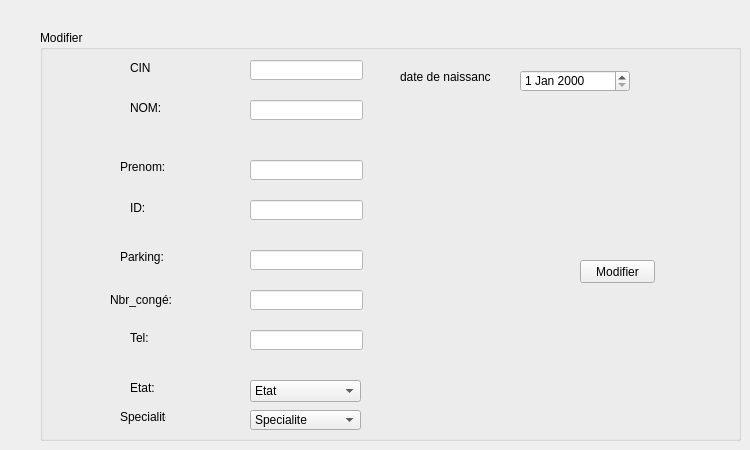
              <widget class="QWidget" name="tab_8">
               <attribute name="title">
                <string>Modifier Personnel</string>
               </attribute>
               <widget class="QGroupBox" name="groupBox_5">
                <property name="geometry">
                 <rect>
                  <x>40</x>
                  <y>30</y>
                  <width>701</width>
                  <height>411</height>
                 </rect>
                </property>
                <property name="styleSheet">
                 <string notr="true"/>
                </property>
                <property name="title">
                 <string>Modifier</string>
                </property>
                <widget class="QLabel" name="label_16">
                 <property name="geometry">
                  <rect>
                   <x>70</x>
                   <y>260</y>
                   <width>61</width>
                   <height>20</height>
                  </rect>
                 </property>
                 <property name="styleSheet">
                  <string notr="true"/>
                 </property>
                 <property name="text">
                  <string>Nbr_congé:</string>
                 </property>
                </widget>
                <widget class="QLabel" name="label_17">
                 <property name="geometry">
                  <rect>
                   <x>90</x>
                   <y>300</y>
                   <width>21</width>
                   <height>16</height>
                  </rect>
                 </property>
                 <property name="styleSheet">
                  <string notr="true"/>
                 </property>
                 <property name="text">
                  <string>Tel:</string>
                 </property>
                </widget>
                <widget class="QLineEdit" name="l_tel">
                 <property name="geometry">
                  <rect>
                   <x>210</x>
                   <y>300</y>
                   <width>113</width>
                   <height>20</height>
                  </rect>
                 </property>
                 <property name="styleSheet">
                  <string notr="true">background-color: rgb(255, 255, 255);</string>
                 </property>
                </widget>
                <widget class="QLabel" name="label_18">
                 <property name="geometry">
                  <rect>
                   <x>90</x>
                   <y>350</y>
                   <width>31</width>
                   <height>16</height>
                  </rect>
                 </property>
                 <property name="styleSheet">
                  <string notr="true"/>
                 </property>
                 <property name="text">
                  <string>Etat:</string>
                 </property>
                </widget>
                <widget class="QComboBox" name="cb_modifier">
                 <property name="geometry">
                  <rect>
                   <x>210</x>
                   <y>350</y>
                   <width>111</width>
                   <height>22</height>
                  </rect>
                 </property>
                 <item>
                  <property name="text">
                   <string>Etat</string>
                  </property>
                 </item>
                 <item>
                  <property name="text">
                   <string>celibataire</string>
                  </property>
                 </item>
                 <item>
                  <property name="text">
                   <string>en couple</string>
                  </property>
                 </item>
                 <item>
                  <property name="text">
                   <string>marie</string>
                  </property>
                 </item>
                 <item>
                  <property name="text">
                   <string>divorce</string>
                  </property>
                 </item>
                </widget>
                <widget class="QPushButton" name="pushButton_9">
                 <property name="geometry">
                  <rect>
                   <x>540</x>
                   <y>230</y>
                   <width>75</width>
                   <height>23</height>
                  </rect>
                 </property>
                 <property name="styleSheet">
                  <string notr="true"/>
                 </property>
                 <property name="text">
                  <string>Modifier</string>
                 </property>
                </widget>
                <widget class="QLabel" name="label_4">
                 <property name="geometry">
                  <rect>
                   <x>90</x>
                   <y>30</y>
                   <width>21</width>
                   <height>16</height>
                  </rect>
                 </property>
                 <property name="styleSheet">
                  <string notr="true"/>
                 </property>
                 <property name="text">
                  <string>CIN:</string>
                 </property>
                </widget>
                <widget class="QLabel" name="label_11">
                 <property name="geometry">
                  <rect>
                   <x>90</x>
                   <y>70</y>
                   <width>31</width>
                   <height>16</height>
                  </rect>
                 </property>
                 <property name="styleSheet">
                  <string notr="true"/>
                 </property>
                 <property name="text">
                  <string>NOM:</string>
                 </property>
                </widget>
                <widget class="QLabel" name="label_14">
                 <property name="geometry">
                  <rect>
                   <x>80</x>
                   <y>130</y>
                   <width>47</width>
                   <height>14</height>
                  </rect>
                 </property>
                 <property name="styleSheet">
                  <string notr="true"/>
                 </property>
                 <property name="text">
                  <string>Prenom:</string>
                 </property>
                </widget>
                <widget class="QLabel" name="label_15">
                 <property name="geometry">
                  <rect>
                   <x>90</x>
                   <y>170</y>
                   <width>31</width>
                   <height>16</height>
                  </rect>
                 </property>
                 <property name="styleSheet">
                  <string notr="true"/>
                 </property>
                 <property name="text">
                  <string>ID:</string>
                 </property>
                </widget>
                <widget class="QLabel" name="label_19">
                 <property name="geometry">
                  <rect>
                   <x>80</x>
                   <y>220</y>
                   <width>47</width>
                   <height>14</height>
                  </rect>
                 </property>
                 <property name="styleSheet">
                  <string notr="true"/>
                 </property>
                 <property name="text">
                  <string>Parking:</string>
                 </property>
                </widget>
                <widget class="QLineEdit" name="l_CIN">
                 <property name="geometry">
                  <rect>
                   <x>210</x>
                   <y>30</y>
                   <width>113</width>
                   <height>20</height>
                  </rect>
                 </property>
                 <property name="styleSheet">
                  <string notr="true">background-color: rgb(255, 255, 255);</string>
                 </property>
                </widget>
                <widget class="QLineEdit" name="l_nom">
                 <property name="geometry">
                  <rect>
                   <x>210</x>
                   <y>70</y>
                   <width>113</width>
                   <height>20</height>
                  </rect>
                 </property>
                 <property name="styleSheet">
                  <string notr="true">background-color: rgb(255, 255, 255);</string>
                 </property>
                </widget>
                <widget class="QLineEdit" name="l_prenom">
                 <property name="geometry">
                  <rect>
                   <x>210</x>
                   <y>130</y>
                   <width>113</width>
                   <height>20</height>
                  </rect>
                 </property>
                 <property name="styleSheet">
                  <string notr="true">background-color: rgb(255, 255, 255);</string>
                 </property>
                </widget>
                <widget class="QLineEdit" name="l_id_emp">
                 <property name="geometry">
                  <rect>
                   <x>210</x>
                   <y>170</y>
                   <width>113</width>
                   <height>20</height>
                  </rect>
                 </property>
                 <property name="styleSheet">
                  <string notr="true">background-color: rgb(255, 255, 255);</string>
                 </property>
                </widget>
                <widget class="QLineEdit" name="l_parking_emp">
                 <property name="geometry">
                  <rect>
                   <x>210</x>
                   <y>220</y>
                   <width>113</width>
                   <height>20</height>
                  </rect>
                 </property>
                 <property name="styleSheet">
                  <string notr="true">background-color: rgb(255, 255, 255);</string>
                 </property>
                </widget>
                <widget class="QLineEdit" name="l_nbr_conge">
                 <property name="geometry">
                  <rect>
                   <x>210</x>
                   <y>260</y>
                   <width>113</width>
                   <height>20</height>
                  </rect>
                 </property>
                 <property name="styleSheet">
                  <string notr="true">background-color: rgb(255, 255, 255);</string>
                 </property>
                </widget>
                <widget class="QLabel" name="label_13">
                 <property name="geometry">
                  <rect>
                   <x>80</x>
                   <y>380</y>
                   <width>46</width>
                   <height>14</height>
                  </rect>
                 </property>
                 <property name="text">
                  <string>Specialite</string>
                 </property>
                </widget>
                <widget class="QComboBox" name="cb_genre_modifier">
                 <property name="geometry">
                  <rect>
                   <x>210</x>
                   <y>380</y>
                   <width>111</width>
                   <height>20</height>
                  </rect>
                 </property>
                 <item>
                  <property name="text">
                   <string>Specialite</string>
                  </property>
                 </item>
                 <item>
                  <property name="text">
                   <string>Monteur pneumatique</string>
                  </property>
                 </item>
                 <item>
                  <property name="text">
                   <string>Electricien</string>
                  </property>
                 </item>
                 <item>
                  <property name="text">
                   <string>Nouvel élément</string>
                  </property>
                 </item>
                </widget>
                <widget class="QDateEdit" name="dateEdit_2">
                 <property name="geometry">
                  <rect>
                   <x>480</x>
                   <y>40</y>
                   <width>110</width>
                   <height>22</height>
                  </rect>
                 </property>
                </widget>
                <widget class="QLabel" name="label_53">
                 <property name="geometry">
                  <rect>
                   <x>360</x>
                   <y>40</y>
                   <width>91</width>
                   <height>14</height>
                  </rect>
                 </property>
                 <property name="text">
                  <string>date de naissance:</string>
                 </property>
                </widget>
               </widget>
              </widget>
